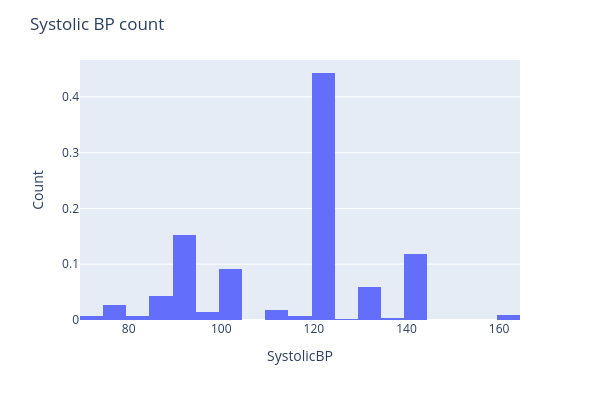
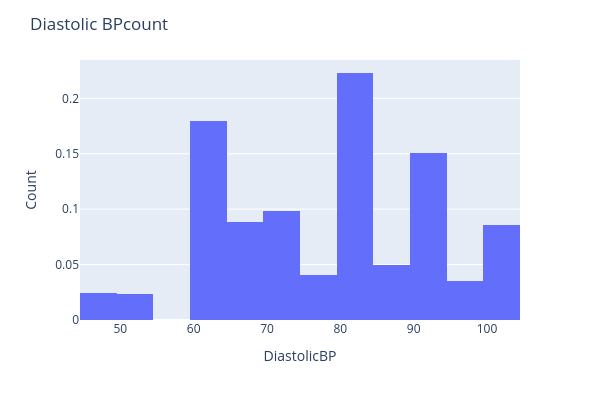

The cell these charts' notebook holds for them, in order:
### Code cell
#Systolic BP values 
data = df[['SystolicBP']].value_counts(normalize =True).reset_index()
data.rename(columns={data.columns[1]:'Count'}, inplace=True)
fig = px.histogram(data, x='SystolicBP', y='Count',nbins=20,width=600, height=400)
fig.update_layout(
    title='Systolic BP count',
    yaxis_title="Count")
fig.show()

#Diastolic BP values
data = df[['DiastolicBP']].value_counts(normalize=True).reset_index()
data.rename(columns={data.columns[1]:'Count'}, inplace=True)
fig = px.histogram(data, x='DiastolicBP', y='Count',nbins=20,width=600, height=400)
fig.update_layout(
    title='Diastolic BPcount',
    yaxis_title="Count")
fig.show()

### Figure 1 — Plotly figure (JSON) as saved in the notebook; plotly's stock layout.template omitted (floating-point values rounded to 4 significant figures)
{"data": [{"alignmentgroup": "True", "bingroup": "x", "histfunc": "sum", "hovertemplate": "SystolicBP=%{x}<br>sum of Count=%{y}<extra></extra>", "legendgroup": "", "marker": {"color": "#636efa", "pattern": {"shape": ""}}, "name": "", "nbinsx": 20, "offsetgroup": "", "orientation": "v", "showlegend": false, "type": "histogram", "x": [120, 90, 140, 100, 130, 85, 110, 76, 95, 160, 115, 75, 70, 80, 135, 78, 83, 99, 129], "xaxis": "x", "y": [0.4428, 0.1519, 0.1183, 0.09073, 0.05917, 0.04241, 0.01874, 0.01578, 0.01183, 0.009862, 0.00789, 0.00789, 0.006903, 0.004931, 0.002959, 0.002959, 0.001972, 0.001972, 0.0009862], "yaxis": "y"}], "layout": {"barmode": "relative", "height": 400, "legend": {"tracegroupgap": 0}, "margin": {"t": 60}, "title": {"text": "Systolic BP count"}, "width": 600, "xaxis": {"anchor": "y", "domain": [0, 1], "title": {"text": "SystolicBP"}}, "yaxis": {"anchor": "x", "domain": [0, 1], "title": {"text": "Count"}}}}

### Figure 2 — Plotly figure (JSON) as saved in the notebook; plotly's stock layout.template omitted (floating-point values rounded to 4 significant figures)
{"data": [{"alignmentgroup": "True", "bingroup": "x", "histfunc": "sum", "hovertemplate": "DiastolicBP=%{x}<br>sum of Count=%{y}<extra></extra>", "legendgroup": "", "marker": {"color": "#636efa", "pattern": {"shape": ""}}, "name": "", "nbinsx": 20, "offsetgroup": "", "orientation": "v", "showlegend": false, "type": "histogram", "x": [80, 60, 90, 70, 65, 100, 85, 75, 95, 49, 50, 63, 76, 68, 69, 89], "xaxis": "x", "y": [0.2229, 0.1716, 0.1509, 0.09862, 0.0858, 0.0858, 0.04832, 0.03748, 0.0355, 0.02465, 0.02367, 0.00789, 0.002959, 0.001972, 0.0009862, 0.0009862], "yaxis": "y"}], "layout": {"barmode": "relative", "height": 400, "legend": {"tracegroupgap": 0}, "margin": {"t": 60}, "title": {"text": "Diastolic BPcount"}, "width": 600, "xaxis": {"anchor": "y", "domain": [0, 1], "title": {"text": "DiastolicBP"}}, "yaxis": {"anchor": "x", "domain": [0, 1], "title": {"text": "Count"}}}}
